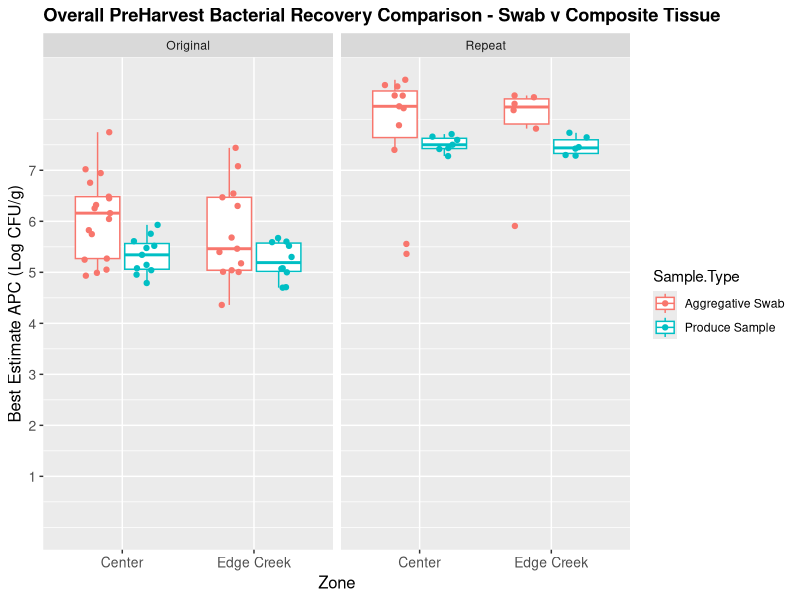
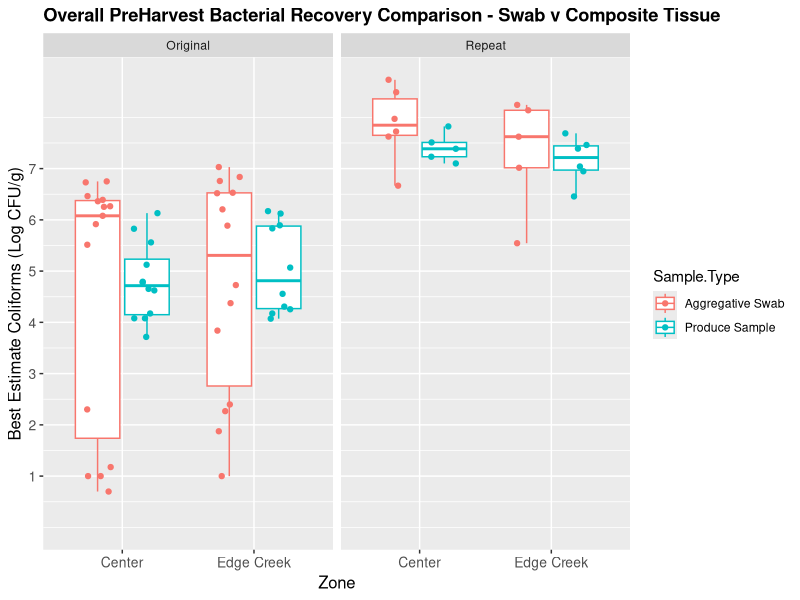
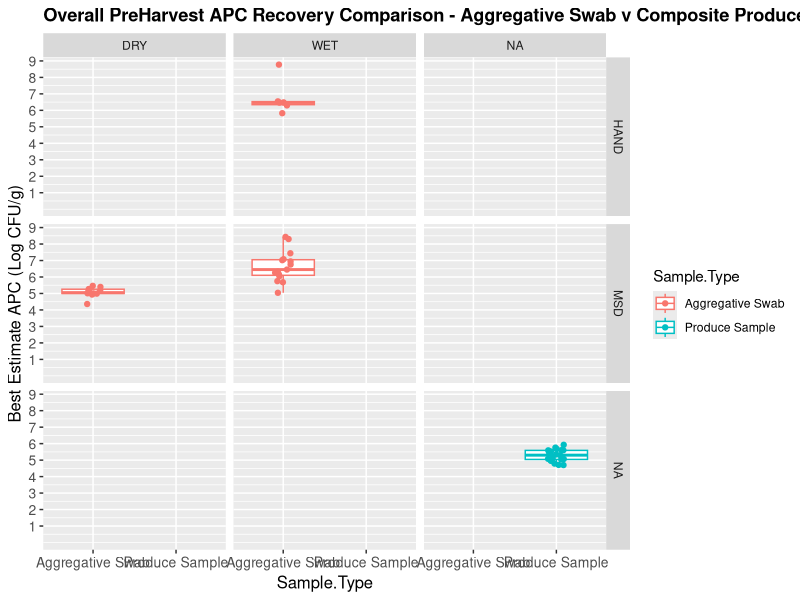
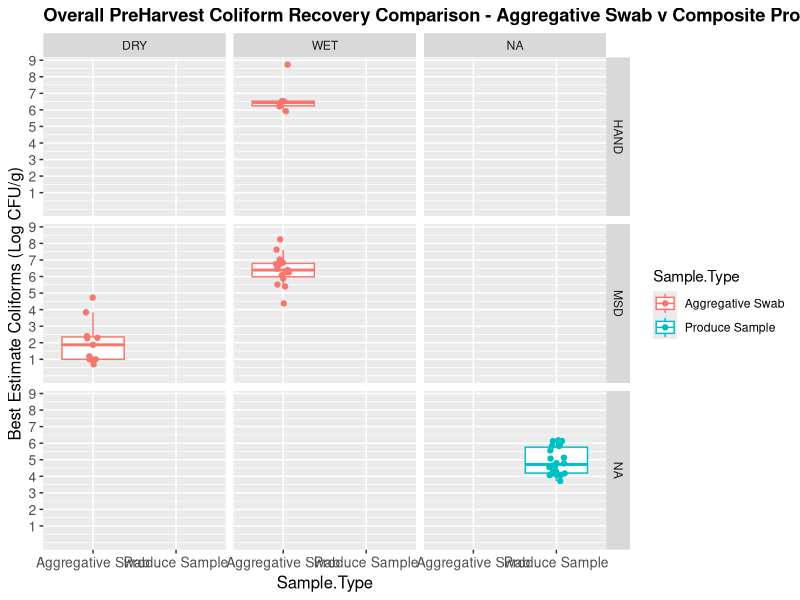
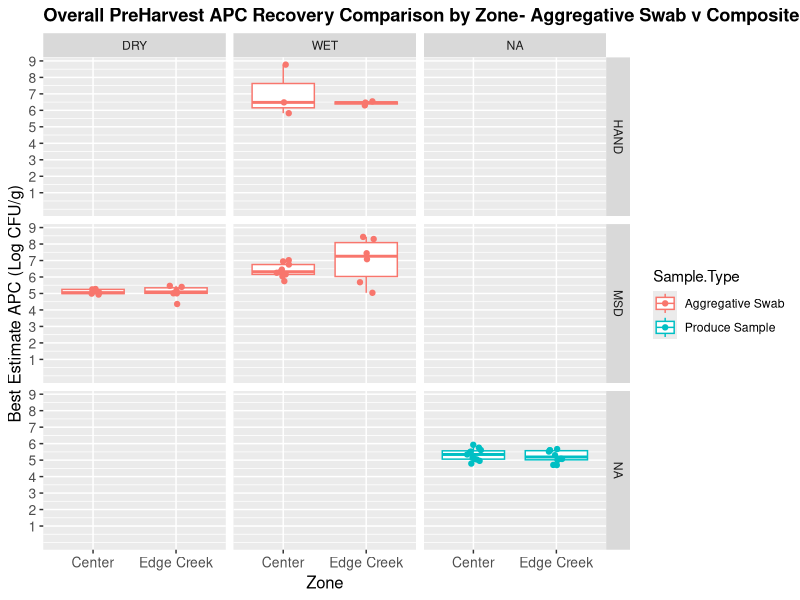
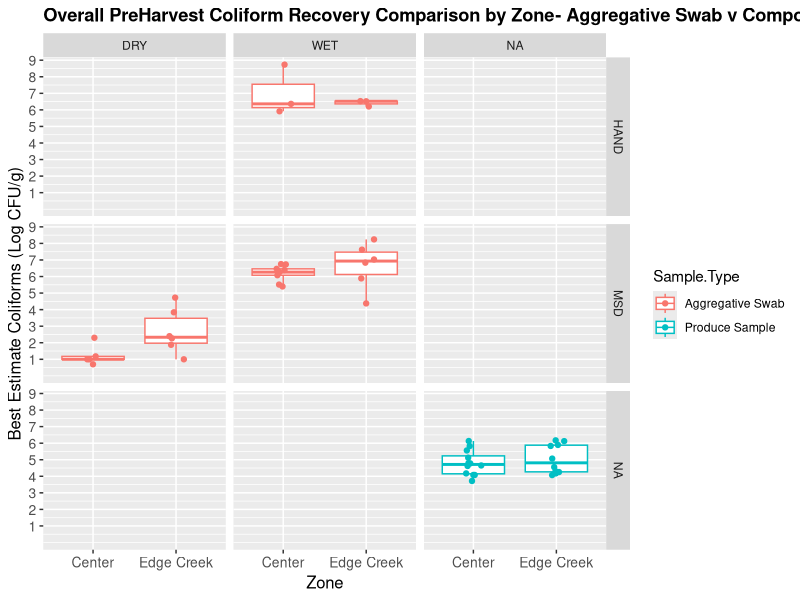

R code for these plots, in order: (Note: this script raises an error after producing the figures.)
## ---- chunk 1
knitr::opts_chunk$set(echo = TRUE)
## ---- chunk 2
library(tidyverse)
## ---- chunk 3
raw<-read.csv("Exp_1_results_organized.csv")
str(raw)
Fanoe<-read.csv("Experiment_1_trimmed.csv")
str(Fanoe)
Fanoe$Zone<-as.factor(Fanoe$Zone)
Fanoe$Top.bottom<-as.factor(Fanoe$Top.bottom)
Fanoe$Wet.dry<-as.factor(Fanoe$Wet.dry)
Fanoe$Hand.msd<-as.factor(Fanoe$Hand.msd)
Fanoe$Opportunity<-as.factor(Fanoe$Opportunity)
Fanoe$Sample.Type<-as.factor(Fanoe$Sample.Type)
Fanoe$Log.Coli.<-as.numeric(Fanoe$Log.Coli.)
str(Fanoe) #This contains all original and repeated samples, 
SumFanoe<-Fanoe%>%group_by(Sample.Type, Opportunity,Wet.dry, Hand.msd)%>%summarise(n=n())
knitr::kable(SumFanoe)
## ---- chunk 4
APC_MTvPr<-ggplot(data= Fanoe, aes(x=Zone, y=Log.APC. , col= Sample.Type))+
  geom_boxplot(outlier.alpha = 0)+theme(plot.title = element_text(size = rel(1.2), face = "bold"), axis.text = element_text(size= 10, angle=0, hjust=0.5), axis.title = element_text(size=12))+
  expand_limits(y=0)+
  scale_y_continuous("Best Estimate APC (Log CFU/g)", breaks= c(1,2,3,4,5,6,7))+
  geom_point(position=position_jitterdodge(),alpha=1)+
  ggtitle("Overall PreHarvest Bacterial Recovery Comparison - Swab v Composite Tissue ")
APC_MTvPr+facet_grid(.~Opportunity)
## ---- chunk 5
Colif_MTvPr<-ggplot(data= Fanoe, aes(x=Zone, y=Log.Coli. , col= Sample.Type))+
  geom_boxplot(outlier.alpha = 0)+theme(plot.title = element_text(size = rel(1.2), face = "bold"), axis.text = element_text(size= 10, angle=0, hjust=0.5), axis.title = element_text(size=12))+
  expand_limits(y=0)+
  scale_y_continuous("Best Estimate Coliforms (Log CFU/g)", breaks= c(1,2,3,4,5,6,7))+
  geom_point(position=position_jitterdodge(),alpha=1)+
  ggtitle("Overall PreHarvest Bacterial Recovery Comparison - Swab v Composite Tissue ")
Colif_MTvPr+facet_grid(.~Opportunity)
## ---- chunk 6
adj_Fanoe<-read.csv("Experiment_1_adjusted trim.csv")
adj_Fanoe$Zone<-as.factor(adj_Fanoe$Zone)
adj_Fanoe$Top.bottom<-as.factor(adj_Fanoe$Top.bottom)
adj_Fanoe$Wet.dry<-as.factor(adj_Fanoe$Wet.dry)
adj_Fanoe$Hand.msd<-as.factor(adj_Fanoe$Hand.msd)
adj_Fanoe$Opportunity<-as.factor(adj_Fanoe$Opportunity)
adj_Fanoe$Sample.Type<-as.factor(adj_Fanoe$Sample.Type)
str(adj_Fanoe)
wkngsamples_Fanoe<-adj_Fanoe%>%group_by(Sample.Type, Wet.dry, Hand.msd)%>%summarise(n=n())
totalecoli<-adj_Fanoe%>%group_by(Sample.Type, Log.E.coli.)%>%summarise(count=n())
knitr::kable(wkngsamples_Fanoe)
knitr::kable(totalecoli)
## ---- chunk 7
OvPH_MTvTissue_APC<-ggplot(data= adj_Fanoe, aes(x=Sample.Type, y=Log.APC. , col= Sample.Type))+
  geom_boxplot(outlier.alpha = 0)+theme(plot.title = element_text(size = rel(1.2), face = "bold"), axis.text = element_text(size= 10, angle=0, hjust=0.5), axis.title = element_text(size=12))+
  expand_limits(y=0)+
  scale_y_continuous("Best Estimate APC (Log CFU/g)", breaks= c(1,2,3,4,5,6,7,8,9))+
  geom_point(position=position_jitterdodge(),alpha=1)+
  ggtitle("Overall PreHarvest APC Recovery Comparison - Aggregative Swab v Composite Produce Samples")
OvPH_MTvTissue_APC+facet_grid(Hand.msd~Wet.dry)

OvPH_MTvTissue_Colif<-ggplot(data= adj_Fanoe, aes(x=Sample.Type, y=Log.Coli. , col= Sample.Type))+
  geom_boxplot(outlier.alpha = 0)+theme(plot.title = element_text(size = rel(1.2), face = "bold"), axis.text = element_text(size= 10, angle=0, hjust=0.5), axis.title = element_text(size=12))+
  expand_limits(y=0)+
  scale_y_continuous("Best Estimate Coliforms (Log CFU/g)", breaks= c(1,2,3,4,5,6,7,8,9))+
  geom_point(position=position_jitterdodge(),alpha=1)+
  ggtitle("Overall PreHarvest Coliform Recovery Comparison - Aggregative Swab v Composite Produce Samples")
OvPH_MTvTissue_Colif+facet_grid(Hand.msd~Wet.dry)

Zone_OvPH_MTvTissue_APC<-ggplot(data= adj_Fanoe, aes(x=Zone, y=Log.APC. , col= Sample.Type))+
  geom_boxplot(outlier.alpha = 0)+theme(plot.title = element_text(size = rel(1.2), face = "bold"), axis.text = element_text(size= 10, angle=0, hjust=0.5), axis.title = element_text(size=12))+
  expand_limits(y=0)+
  scale_y_continuous("Best Estimate APC (Log CFU/g)", breaks= c(1,2,3,4,5,6,7,8,9))+
  geom_point(position=position_jitterdodge(),alpha=1)+
  ggtitle("Overall PreHarvest APC Recovery Comparison by Zone- Aggregative Swab v Composite Produce Samples")
Zone_OvPH_MTvTissue_APC+facet_grid(Hand.msd~Wet.dry)

Zone_OvPH_MTvTissue_Colif<-ggplot(data= adj_Fanoe, aes(x=Zone, y=Log.Coli. , col= Sample.Type))+
  geom_boxplot(outlier.alpha = 0)+theme(plot.title = element_text(size = rel(1.2), face = "bold"), axis.text = element_text(size= 10, angle=0, hjust=0.5), axis.title = element_text(size=12))+
  expand_limits(y=0)+
  scale_y_continuous("Best Estimate Coliforms (Log CFU/g)", breaks= c(1,2,3,4,5,6,7,8,9))+
  geom_point(position=position_jitterdodge(),alpha=1)+
  ggtitle("Overall PreHarvest Coliform Recovery Comparison by Zone- Aggregative Swab v Composite Produce Samples")
Zone_OvPH_MTvTissue_Colif+facet_grid(Hand.msd~Wet.dry)
## ---- chunk 8

## ---- chunk 9
lm_APC_swabs<-lm(Best..Estimate ~ Wet.dry, data=Only_swabs_apc)
lm_APC_presshydr<-lm(Best..Estimate ~ Hand.msd, data=Only_swabs_apc)
locAPClm<-lm(Best..Estimate ~ Wet.dry*Zone, data=Only_swabs_apc)
plantAPClm<-lm(Best..Estimate ~ Wet.dry*Top.bottom, data=Only_swabs_apc)
shapiro.test(residuals(lm_APC))##normatility p=0.017
leveneTest(lm_APC)#heterogenous p=0.03
#leveneTest(APClm)
anova(lm_APC) #effect in wet-dry p<6.753-6 -- poshoc test needed
anova(lm_APC_presshydr)#
anova(locAPClm) #zones had no effect
anova(plantAPClm)#place in plant had no effect
## ---- chunk 10

## ---- chunk 11
plot(pressure)
